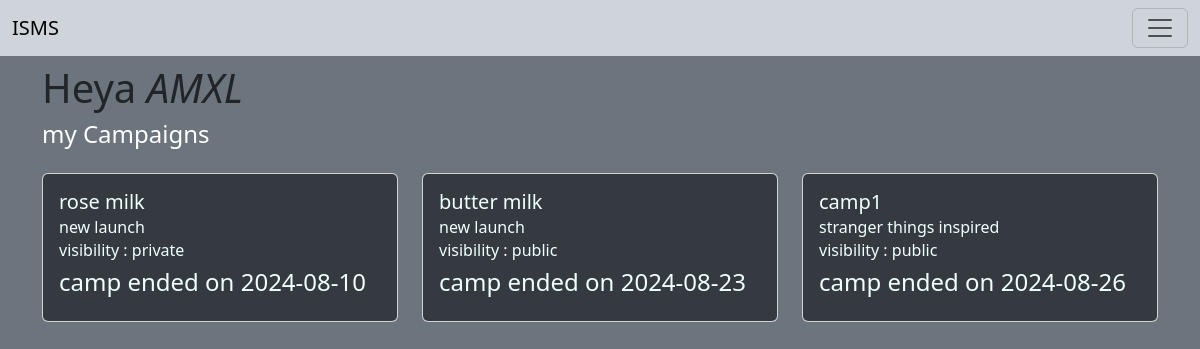
The page /sponser_dash (signed in) on the database its author committed.
### application/models.py (models this page shows, shortened)
class Sponser(db.Model):
    __tablename__="sponser"
    id=db.Column(db.Integer, primary_key=True)
    username=db.Column(db.String, nullable=False, unique=True)
    name=db.Column(db.String)
    password=db.Column(db.String, nullable=False)
    category_id=db.Column(db.Integer, db.ForeignKey('category.id'), nullable=False)
    campaigns=db.relationship('Campaign', backref='sponser', lazy=True)
    flagged=db.Column(db.Integer, default=0)

class Campaign(db.Model):
    __tablename__="campaign"
    id=db.Column(db.Integer, primary_key=True)
    name=db.Column(db.String, nullable=False)
    sponser_id=db.Column(db.Integer, db.ForeignKey('sponser.id'), nullable=False)
    description=db.Column(db.Text, nullable=True)
    startdate=db.Column(db.Date, nullable=False)
    enddate=db.Column(db.Date, nullable=False)
    budget=db.Column(db.Numeric, nullable=False)
    visibility=db.Column(db.Enum('public', 'private', name='types'), nullable=False)
    goals=db.Column(db.Text, nullable=True)
    ads=db.relationship('Adrequest', backref='campaign', lazy=True)

### application/controller/user.py (the view)
@app.route('/sponser_dash', methods=['GET'])
def sponser_dash():
    global user_logged
    if not user_logged:
        return render_template('user_login.html')
    camps=Campaign.query.all()
    current_date = datetime.now().date()
    user=Sponser.query.filter_by(username=user_logged).first()
    return render_template('sponser_dash.html', camps=camps, user=user, current_date=current_date)

### templates/sponser_dash.html (shortened to what this page needs)
{% extends "layout_sp.html" %}
{%block content%}
<h1 class="mt-5 text-dark">Heya <i>{{user.username| upper}}</i></h1>
<h4 class="mb-4">my Campaigns</h4>
<div class="row row-cols-1 row-cols-md-3 g-4">
    {% for camp in camps %}
    {%if camp.sponser_id == user.id%}
    <div class="col">
        <div class="card h-100">
            <div class="card-body">
                <h5 class="card-title">{{camp.name}}</h5>
                <h6 class="card-subtitle mb-2">{{camp.description}}</h6>
                <h6 class="card-subtitle mb-2">visibility : {{camp.visibility}}</h6>
                {%if current_date > camp.enddate %}
                <h4>camp ended on {{camp.enddate}}</h4>
                {%endif%}
            </div>
        </div>
    </div>
    {%endif%}
{% endfor %}
</div>
{%endblock%}

### templates/layout_sp.html (style rules this page uses)
.card-body { background-color:#343a40; color:azure; border-radius: 5px; }

### rows shown on the page
Sponser: username "AMXL"
Campaign: name "rose milk", description "new launch", visibility "private", enddate "2024-08-10"
Campaign: name "butter milk", description "new launch", visibility "public", enddate "2024-08-23"
Campaign: name "camp1", description "stranger things inspired", visibility "public", enddate "2024-08-26"
